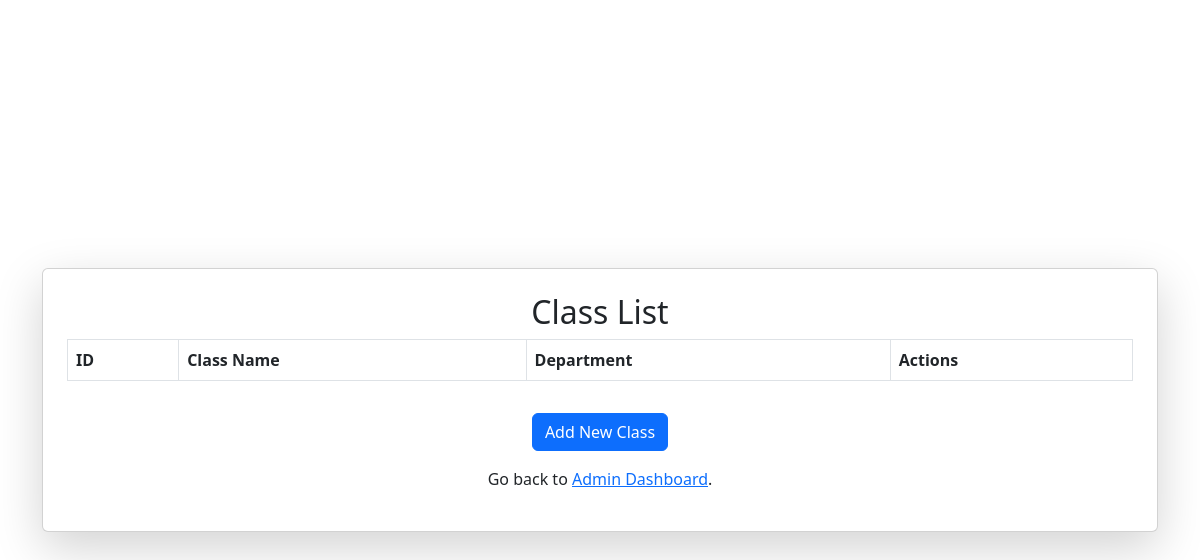
/manage_classes (signed in), run on an earlier commit of the app's database.
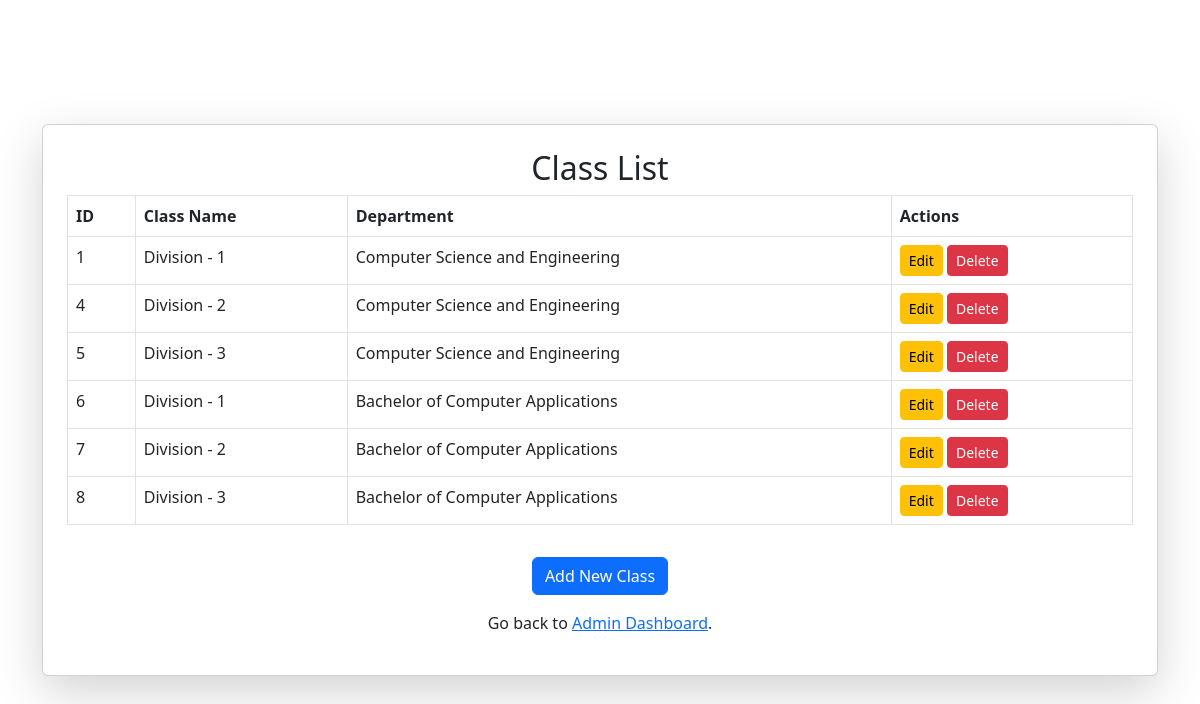
And on a later commit of the database.
### tables this page shows
CREATE TABLE Class (
                    id INTEGER PRIMARY KEY AUTOINCREMENT,
                    name TEXT NOT NULL,
                    department_id INTEGER,
                    FOREIGN KEY (department_id) REFERENCES Department(id)
                   );

CREATE TABLE Department (
                    id INTEGER PRIMARY KEY AUTOINCREMENT,
                    name TEXT NOT NULL,
                    school_id INTEGER,
                    FOREIGN KEY (school_id) REFERENCES School(id)
                   );

### attendance_system/app.py (the view)
@app.route('/manage_classes')
@admin_required
def manage_classes():
    conn = sqlite3.connect(DB_PATH)
    cursor = conn.cursor()
    cursor.execute('''
        SELECT Class.id , Class.name , Department.name from Class JOIN Department ON Class.department_id = Department.id
''')
    classes = cursor.fetchall()
    conn.close()
    return render_template('manage_classes.html',classes = classes)

### attendance_system/app.py (called while the page is built)
@login_manager.user_loader
def load_user(user_id):
    conn = sqlite3.connect(DB_PATH)
    cursor = conn.cursor()
    cursor.execute("SELECT id, email, role FROM users WHERE id = ?", (user_id,))
    user = cursor.fetchone()
    conn.close()
    if user:
        return User(id=user[0], email=user[1], role=user[2])
    return None

def admin_required(f):
    @wraps(f)
    def decorated_function(*args, **kwargs):
        if 'user_id' not in session or session.get('role') != 'admin':
            return "Access Denied: Admins Only", 403
        return f(*args, **kwargs)
    return decorated_function

### attendance_system/templates/manage_classes.html (shortened to what this page needs)
<!DOCTYPE html>
<html lang="en">
<head>
    <link rel="stylesheet" href="https://cdn.jsdelivr.net/npm/bootstrap@5.3.0/dist/css/bootstrap.min.css">
</head>
<body class="d-flex justify-content-center align-items-center vh-100">
    <div class="container">
        <div class="card p-4 shadow-lg">
            <h2 class="text-center">Class List</h2>
            <table class="table table-bordered">
                <thead>
                    <tr>
                        <th>ID</th>
                        <th>Class Name</th>
                        <th>Department</th>
                        <th>Actions</th>
                    </tr>
                </thead>
                <tbody>
                    {% for class_ in classes %}
                    <tr>
                        <td>{{ class_[0] }}</td>
                        <td>{{ class_[1] }}</td>
                        <td>{{ class_[2] }}</td>
                        <td>
                            <a href="{{ url_for('edit_class', class_id=class_[0]) }}" class="btn btn-warning btn-sm">Edit</a>
                            <a href="{{ url_for('delete_class', class_id=class_[0]) }}" class="btn btn-danger btn-sm" onclick="return confirm('Are you sure?')">Delete</a>
                        </td>
                    </tr>
                    {% endfor %}
                </tbody>
            </table>
            <div class="text-center mt-3">
                <a href="{{ url_for('add_class') }}" class="btn btn-primary">Add New Class</a>
            </div>
            <p class="text-center mt-3">Go back to <a href="{{ url_for('admin_dashboard') }}">Admin Dashboard</a>.</p>
        </div>
    </div>
</body>
</html>

What changed in the data, as far as the page shows it:
added Class: id "1", name "Division - 1", name "Computer Science and Engineering"
added Class: id "4", name "Division - 2", name "Computer Science and Engineering"
added Class: id "5", name "Division - 3", name "Computer Science and Engineering"
added Class: id "6", name "Division - 1", name "Bachelor of Computer Applications"
added Class: id "7", name "Division - 2", name "Bachelor of Computer Applications"
added Class: id "8", name "Division - 3", name "Bachelor of Computer Applications"
